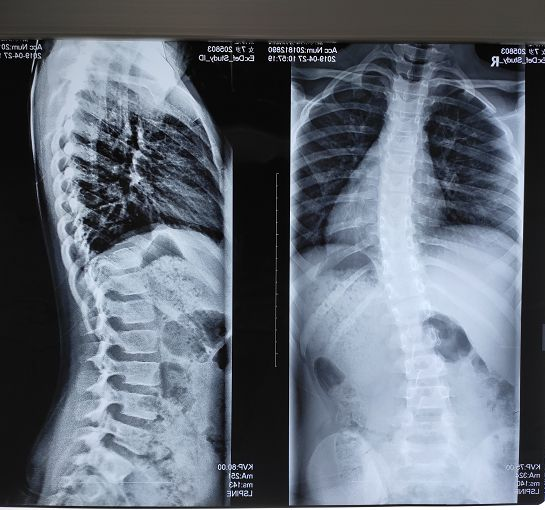
//> input picture TEST_31/xray.jpg, 545 x 510 px
$ ./main   (built with g++ and OpenCV 4)
//> lines starting //> are read from the running program, lines starting //| are printed output that depends on the picture; after the words box and inside, x2 and y2 are one past the last pixel; in counts of white or black regions, pixels touching at a corner belong together
#include<opencv2/opencv.hpp>
#include<opencv2/highgui.hpp>
#include <iostream>

using namespace cv;
using namespace std;

Mat src,dst,gray,two;
void callback(int,void*);
int value=174;
int main()
{
	src=imread("xray.jpg",IMREAD_UNCHANGED);
//> src is the input picture: 510 rows x 545 cols, CV_8UC3; mean B, G, R 118.1, 106.6, 98.4
	dst=Mat(src.size(),src.type());
	dst=Scalar(255,255,255);
	imshow("src",src);
	cvtColor(src,gray,COLOR_RGB2GRAY);
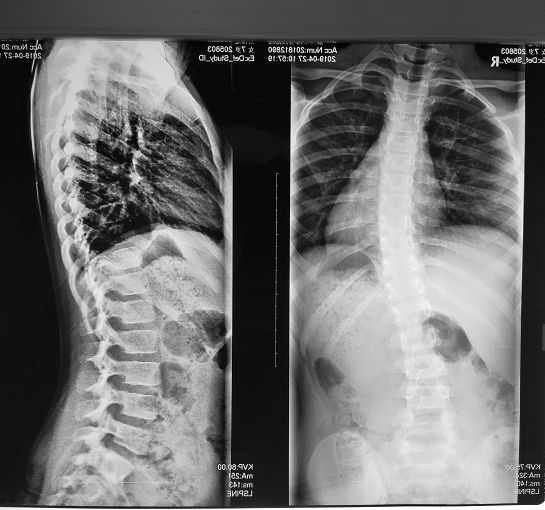
//> gray: 510 rows x 545 cols, CV_8UC1; min 0, max 255, mean 109.1
	namedWindow("dst",WINDOW_AUTOSIZE);
	createTrackbar("bar","dst",&value,255,callback);

	waitKey(0);
	return 0;
}

void callback(int,void*)
{
	Canny(gray,two,value,value*2,3);
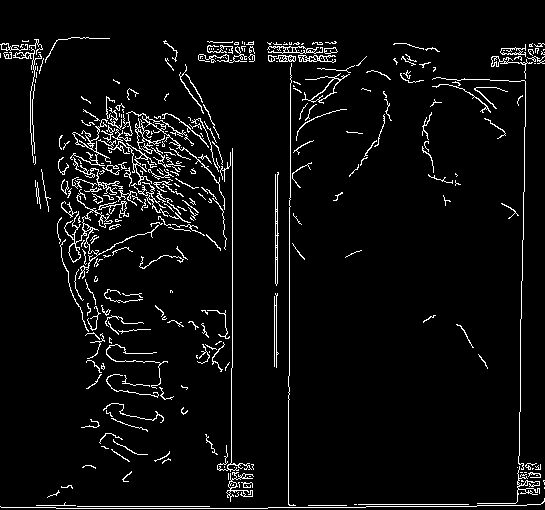
//> two: 510 rows x 545 cols, CV_8UC1; 4.9% white in thin lines or dots
	dst=Scalar(255,255,255);
	//imshow("dst",two);

	vector<vector<Point>> contours;
	vector<Vec4i> hierarchy;

	findContours(two,contours,hierarchy,RETR_EXTERNAL,CHAIN_APPROX_SIMPLE);
//> contours = 329 contours, 299 with area under 20; largest, box (x1, y1, x2, y2) and area: (64, 189, 159, 279) 374, (302, 73, 350, 104) 240, (122, 111, 225, 210) 200, (267, 46, 323, 54) 166, (275, 172, 279, 286) 154
	for(int i=0;i<contours.size();i++)
	{
		drawContours(dst,contours,i,Scalar(0,0,255),1,LINE_AA,hierarchy,0);
	}
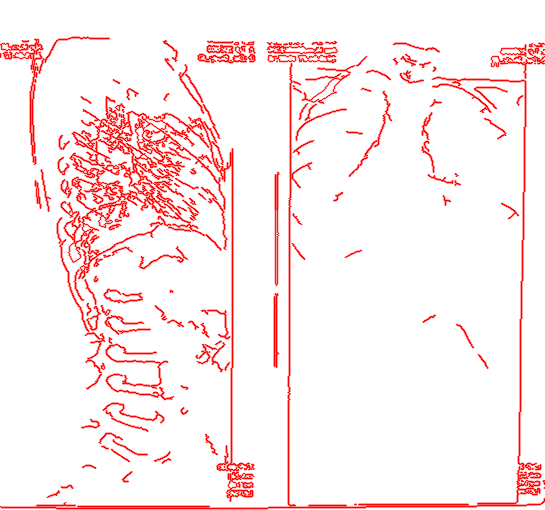
//> dst: 510 rows x 545 cols, CV_8UC3; mean B, G, R 236.4, 236.4, 255
	imshow("dst",dst);
}

$ run again, with TEST_31/Tree.jpg copied over TEST_31/xray.jpg
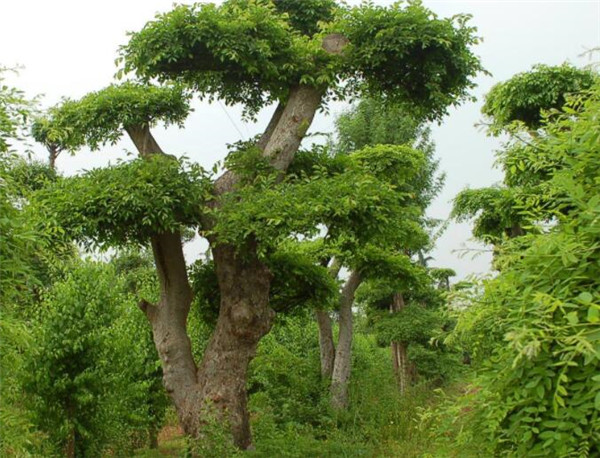
//> input picture TEST_31/Tree.jpg, 600 x 458 px
//> src is the input picture: 458 rows x 600 cols, CV_8UC3; mean B, G, R 73.1, 125.9, 108.8
//> in callback, `Canny(gray,two,value,value*2,3);`:
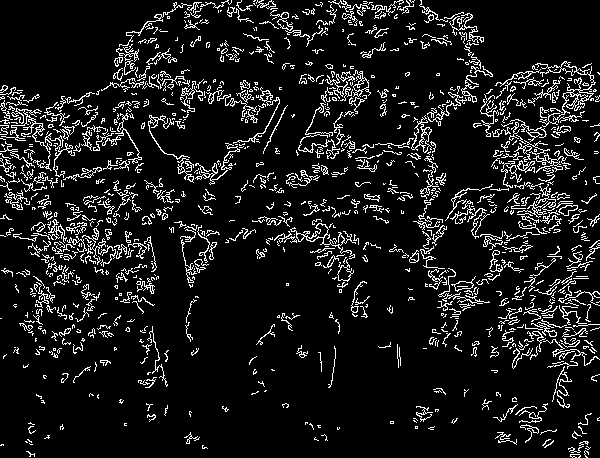
//> two: 458 rows x 600 cols, CV_8UC1; 9.9% white in thin lines or dots
//> contours = 1062 contours, 959 with area under 20; largest, box (x1, y1, x2, y2) and area: (535, 61, 596, 123) 409, (411, 115, 432, 153) 300, (290, 223, 356, 259) 253, (353, 70, 371, 97) 172, (337, 259, 354, 282) 143
//> after the loop in callback, `for(int i=0;i<contours.size();i++)`:
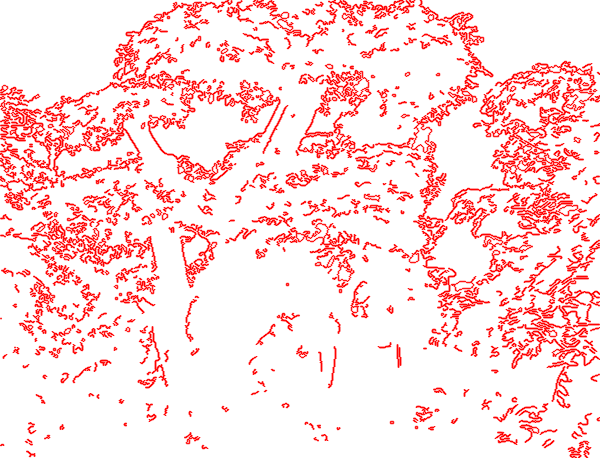
//> dst: 458 rows x 600 cols, CV_8UC3; mean B, G, R 219.5, 219.5, 255
